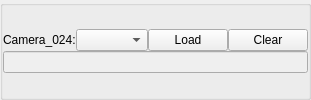
                          <widget class="QGroupBox" name="camera_index_groupBox_24">
                           <property name="title">
                            <string/>
                           </property>
                           <layout class="QGridLayout" name="gridLayout_27">
                            <property name="leftMargin">
                             <number>0</number>
                            </property>
                            <property name="topMargin">
                             <number>0</number>
                            </property>
                            <property name="rightMargin">
                             <number>0</number>
                            </property>
                            <property name="bottomMargin">
                             <number>0</number>
                            </property>
                            <property name="spacing">
                             <number>0</number>
                            </property>
                            <item row="0" column="0">
                             <layout class="QVBoxLayout" name="verticalLayout_29">
                              <item>
                               <layout class="QHBoxLayout" name="horizontalLayout_51" stretch="0,1,0,0">
                                <item>
                                 <widget class="QLabel" name="camera_index_label_24">
                                  <property name="text">
                                   <string>Camera_024:</string>
                                  </property>
                                 </widget>
                                </item>
                                <item>
                                 <widget class="QComboBox" name="camera_index_comboBox_24"/>
                                </item>
                                <item>
                                 <widget class="QPushButton" name="camera_index_pushButton_24">
                                  <property name="text">
                                   <string>Load</string>
                                  </property>
                                 </widget>
                                </item>
                                <item>
                                 <widget class="QPushButton" name="camera_index_clear_pushButton_24">
                                  <property name="text">
                                   <string>Clear</string>
                                  </property>
                                 </widget>
                                </item>
                               </layout>
                              </item>
                              <item>
                               <layout class="QHBoxLayout" name="horizontalLayout_52">
                                <item>
                                 <widget class="QLineEdit" name="camera_index_lineEdit_24">
                                  <property name="enabled">
                                   <bool>false</bool>
                                  </property>
                                 </widget>
                                </item>
                               </layout>
                              </item>
                             </layout>
                            </item>
                           </layout>
                          </widget>
